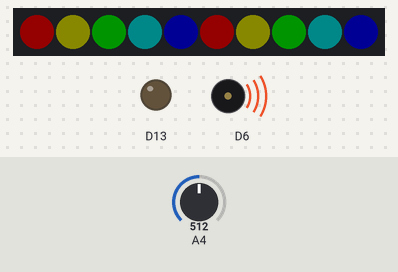
Simulated run of this sketch. Board: Adafruit Circuit Playground Express. Shown: 10 RGB LEDs in strip order, left to right, output pins drawn as LEDs (lit = HIGH), buzzer (waves = sounding). The test bench sets the inputs (shaded band); at power-on: A4 = 512. Dim RGB values are drawn brighter than linear; what the sketch prints to the serial monitor is not drawn.

Above: at 1.2 s.
1.3 s: A4 set to 0
At 1.79 s:
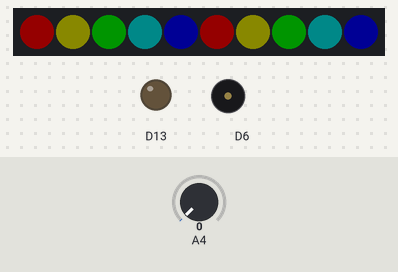
4.0 s: A4 set to 122
At 5.1 s:
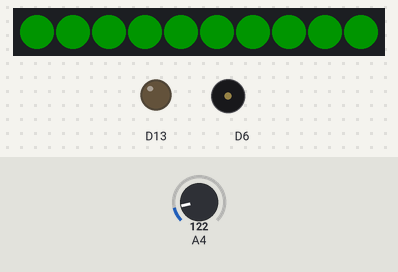
Timing chart, 0 to 7.0 s (numbered marks = the images above; inputs shaded):
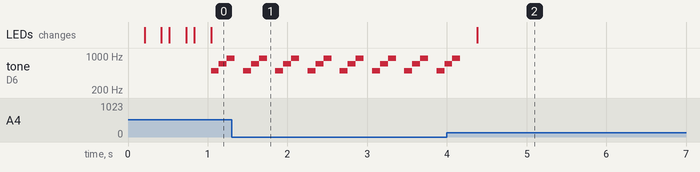

Measured:
- after the input at 4.0 s, tone on D6: goes on until 4.2 s, then stays silent; the LEDs: change after 0.38 s (image 2)
- by itself, tone on D6: repeats every 0.40 s: 500 Hz 0.10 s, 700 Hz 0.10 s, 900 Hz 0.10 s, silent 0.10 s

The sketch:

smart_pedometer_rehabilitation_device.ino
```cpp
#include <Adafruit_CircuitPlayground.h> //installs the adafruit circuit playground library

int nb_steps = 0; //initializes an integer value which counts the number of steps taken
int step_2 = 0; //initializes the value which will hold the previous value taken from analogRead(A4) and keeps track of it
float total_steps = 10; //Initializes a float value which represents the number of steps the patient must take (assigned by the doctor).
                        // It's a float value because the lights will turn on depending on the percentage of total steps that have been completed.

void setup() {
  Serial.begin(9600); // Initializes the serial communication at a rate of 9600 bits per second
  CircuitPlayground.begin(); // Initializes the circuit playground board
}

void loop(){
  int step_1 = analogRead(A4); // Initializes a variable which reads the analog signal obtained at pin A4
  if (step_1 >> step_2) { // Compares the step taken with the step before. If the current analog value is higher than the one before, then no step will be counted.
                          // If however, the current analog step value is lower than the previous one, then the peak on the plot has passed and a step can therefore be counted
    nb_steps++; // Increases the number steps (increments it by 1)
  }
  step_2 = step_1; // The new value of step_2 is now step_1. This is to make a new comparison.
  Serial.print(nb_steps); //Displays the number of steps taken on the serial monitor (this was used during the testing phase to know if the device was measuring the steps accurately)
  delay(100); //Delay of 100 ms between each measurement taken
  CircuitPlayground.clearPixels(); //No LEDs are turned on in the beginning.

  if ((nb_steps >= 0) && (nb_steps < 0.1*total_steps)) { //If the number of steps is under 10% of the total steps needed, all lights are red
    CircuitPlayground.setPixelColor(0, 255, 0, 0); //Turns LED 0 red
    CircuitPlayground.setPixelColor(1, 255, 0, 0); //Turns LED 1 red
    CircuitPlayground.setPixelColor(2, 255, 0, 0); //Turns LED 2 red
    CircuitPlayground.setPixelColor(3, 255, 0, 0); // ...
    CircuitPlayground.setPixelColor(4, 255, 0, 0);
    CircuitPlayground.setPixelColor(5, 255, 0, 0);
    CircuitPlayground.setPixelColor(6, 255, 0, 0);
    CircuitPlayground.setPixelColor(7, 255, 0, 0);
    CircuitPlayground.setPixelColor(8, 255, 0, 0);
    CircuitPlayground.setPixelColor(9, 255, 0, 0);
  }
  else if ((nb_steps >= (0.1*total_steps)) && (nb_steps < 0.2*total_steps)) { //if the number of steps is more than 10% but under 20% of the total steps needed, one light turns green)
    CircuitPlayground.setPixelColor(0, 0, 255, 0); //Turns LED 0 green
    CircuitPlayground.setPixelColor(1, 255, 0, 0); //Turns LED 1 red
    CircuitPlayground.setPixelColor(2, 255, 0, 0); //Turns LED 2 red
    CircuitPlayground.setPixelColor(3, 255, 0, 0); // ...
    CircuitPlayground.setPixelColor(4, 255, 0, 0);
    CircuitPlayground.setPixelColor(5, 255, 0, 0);
    CircuitPlayground.setPixelColor(6, 255, 0, 0);
    CircuitPlayground.setPixelColor(7, 255, 0, 0);
    CircuitPlayground.setPixelColor(8, 255, 0, 0);
    CircuitPlayground.setPixelColor(9, 255, 0, 0);
  }
  else if ((nb_steps >= (0.2*total_steps)) && (nb_steps < 0.3*total_steps)) { //Over 20% and under 30% of total steps
    CircuitPlayground.setPixelColor(0, 0, 255, 0); //Turns LED 0 green
    CircuitPlayground.setPixelColor(1, 0, 255, 0); //Turns LED 1 green
    CircuitPlayground.setPixelColor(2, 255, 0, 0); //Turns LED 2 red
    CircuitPlayground.setPixelColor(3, 255, 0, 0); //Turns LED 3 red
    CircuitPlayground.setPixelColor(4, 255, 0, 0); // ...
    CircuitPlayground.setPixelColor(5, 255, 0, 0);
    CircuitPlayground.setPixelColor(6, 255, 0, 0);
    CircuitPlayground.setPixelColor(7, 255, 0, 0);
    CircuitPlayground.setPixelColor(8, 255, 0, 0);
    CircuitPlayground.setPixelColor(9, 255, 0, 0);
  }
  else if ((nb_steps >= (0.3*total_steps)) && (nb_steps < 0.4*total_steps)) { //Over 30% and under 40% of total steps
    CircuitPlayground.setPixelColor(0, 0, 255, 0);
    CircuitPlayground.setPixelColor(1, 0, 255, 0);
    CircuitPlayground.setPixelColor(2, 0, 255, 0); // 3 LEDs are green
    CircuitPlayground.setPixelColor(3, 255, 0, 0);
    CircuitPlayground.setPixelColor(4, 255, 0, 0);
    CircuitPlayground.setPixelColor(5, 255, 0, 0);
    CircuitPlayground.setPixelColor(6, 255, 0, 0);
    CircuitPlayground.setPixelColor(7, 255, 0, 0);
    CircuitPlayground.setPixelColor(8, 255, 0, 0);
    CircuitPlayground.setPixelColor(9, 255, 0, 0);
  }
  else if ((nb_steps >= (0.4*total_steps)) && (nb_steps < 0.5*total_steps)) { //Over 40% and under 50% of total steps
    CircuitPlayground.setPixelColor(0, 0, 255, 0);
    CircuitPlayground.setPixelColor(1, 0, 255, 0);
    CircuitPlayground.setPixelColor(2, 0, 255, 0);
    CircuitPlayground.setPixelColor(3, 0, 255, 0); // 4 LEDs are green
    CircuitPlayground.setPixelColor(4, 255, 0, 0);
    CircuitPlayground.setPixelColor(5, 255, 0, 0);
    CircuitPlayground.setPixelColor(6, 255, 0, 0);
    CircuitPlayground.setPixelColor(7, 255, 0, 0);
    CircuitPlayground.setPixelColor(8, 255, 0, 0);
    CircuitPlayground.setPixelColor(9, 255, 0, 0);
  }
  else if ((nb_steps >= (0.5*total_steps)) && (nb_steps < 0.6*total_steps)) { //Over 50% and under 60% of total steps
    CircuitPlayground.setPixelColor(0, 0, 255, 0);
    CircuitPlayground.setPixelColor(1, 0, 255, 0);
    CircuitPlayground.setPixelColor(2, 0, 255, 0);
    CircuitPlayground.setPixelColor(3, 0, 255, 0);
    CircuitPlayground.setPixelColor(4, 0, 255, 0); // 5 LEDs are green
    CircuitPlayground.setPixelColor(5, 255, 0, 0);
    CircuitPlayground.setPixelColor(6, 255, 0, 0);
    CircuitPlayground.setPixelColor(7, 255, 0, 0);
    CircuitPlayground.setPixelColor(8, 255, 0, 0);
    CircuitPlayground.setPixelColor(9, 255, 0, 0);
  }
  else if ((nb_steps >= (0.6*total_steps)) && (nb_steps < 0.7*total_steps)) { //Over 60% and under 70% of total steps
    CircuitPlayground.setPixelColor(0, 0, 255, 0);
    CircuitPlayground.setPixelColor(1, 0, 255, 0);
    CircuitPlayground.setPixelColor(2, 0, 255, 0);
    CircuitPlayground.setPixelColor(3, 0, 255, 0);
    CircuitPlayground.setPixelColor(4, 0, 255, 0);
    CircuitPlayground.setPixelColor(5, 0, 255, 0); // 6 LEDs are green
    CircuitPlayground.setPixelColor(6, 255, 0, 0);
    CircuitPlayground.setPixelColor(7, 255, 0, 0);
    CircuitPlayground.setPixelColor(8, 255, 0, 0);
    CircuitPlayground.setPixelColor(9, 255, 0, 0);
  }
  else if ((nb_steps >= (0.7*total_steps)) && (nb_steps < 0.8*total_steps)) { //Over 70% and under 80% of total steps
    CircuitPlayground.setPixelColor(0, 0, 255, 0);
    CircuitPlayground.setPixelColor(1, 0, 255, 0);
    CircuitPlayground.setPixelColor(2, 0, 255, 0);
    CircuitPlayground.setPixelColor(3, 0, 255, 0);
    CircuitPlayground.setPixelColor(4, 0, 255, 0);
    CircuitPlayground.setPixelColor(5, 0, 255, 0);
    CircuitPlayground.setPixelColor(6, 0, 255, 0); //7 LEDs are green
    CircuitPlayground.setPixelColor(7, 255, 0, 0);
    CircuitPlayground.setPixelColor(8, 255, 0, 0);
    CircuitPlayground.setPixelColor(9, 255, 0, 0);
  }
  else if ((nb_steps >= (0.8*total_steps)) && (nb_steps < 0.9*total_steps)) { //Over 80% and under 90% of total steps
    CircuitPlayground.setPixelColor(0, 0, 255, 0);
    CircuitPlayground.setPixelColor(1, 0, 255, 0);
    CircuitPlayground.setPixelColor(2, 0, 255, 0);
    CircuitPlayground.setPixelColor(3, 0, 255, 0);
    CircuitPlayground.setPixelColor(4, 0, 255, 0);
    CircuitPlayground.setPixelColor(5, 0, 255, 0);
    CircuitPlayground.setPixelColor(6, 0, 255, 0);
    CircuitPlayground.setPixelColor(7, 0, 255, 0); //8 LEDs are green
    CircuitPlayground.setPixelColor(8, 255, 0, 0);
    CircuitPlayground.setPixelColor(9, 255, 0, 0);
  }
  else if ((nb_steps >= (0.9*total_steps)) && (nb_steps < total_steps)) { //Over 90% and under total steps
    CircuitPlayground.setPixelColor(0, 0, 255, 0);
    CircuitPlayground.setPixelColor(1, 0, 255, 0);
    CircuitPlayground.setPixelColor(2, 0, 255, 0);
    CircuitPlayground.setPixelColor(3, 0, 255, 0);
    CircuitPlayground.setPixelColor(4, 0, 255, 0);
    CircuitPlayground.setPixelColor(5, 0, 255, 0);
    CircuitPlayground.setPixelColor(6, 0, 255, 0);
    CircuitPlayground.setPixelColor(7, 0, 255, 0);
    CircuitPlayground.setPixelColor(8, 0, 255, 0); //9 LEDs are green
    CircuitPlayground.setPixelColor(9, 255, 0, 0);
  }
  else if (nb_steps == total_steps) { //total steps completed
    CircuitPlayground.setPixelColor(0, 255, 0, 0);
    CircuitPlayground.setPixelColor(1, 128, 128, 0);
    CircuitPlayground.setPixelColor(2, 0, 255, 0);
    CircuitPlayground.setPixelColor(3, 0, 128, 128);
    CircuitPlayground.setPixelColor(4, 0, 0, 255);
    CircuitPlayground.setPixelColor(5, 0xFF0000);
    CircuitPlayground.setPixelColor(6, 0x808000);
    CircuitPlayground.setPixelColor(7, 0x00FF00);
    CircuitPlayground.setPixelColor(8, 0x008080);
    CircuitPlayground.setPixelColor(9, 0x0000FF);
    //If total steps or more are completed, make a sound
    CircuitPlayground.playTone(500, 100); //plays a sound of 500 Hz for 100 ms
    CircuitPlayground.playTone(700, 100); //plays a sound of 700 Hz for 100 ms
    CircuitPlayground.playTone(900, 100); //plays a sound of 900 Hz for 100 ms
  }
  else if (nb_steps > total_steps) { // more than total steps completed
    CircuitPlayground.setPixelColor(0, 0, 255, 0);
    CircuitPlayground.setPixelColor(1, 0, 255, 0);
    CircuitPlayground.setPixelColor(2, 0, 255, 0);
    CircuitPlayground.setPixelColor(3, 0, 255, 0);
    CircuitPlayground.setPixelColor(4, 0, 255, 0);
    CircuitPlayground.setPixelColor(5, 0, 255, 0);
    CircuitPlayground.setPixelColor(6, 0, 255, 0);
    CircuitPlayground.setPixelColor(7, 0, 255, 0);
    CircuitPlayground.setPixelColor(8, 0, 255, 0);
    CircuitPlayground.setPixelColor(9, 0, 255, 0); //ALL LEDs are green
  }
}
```
